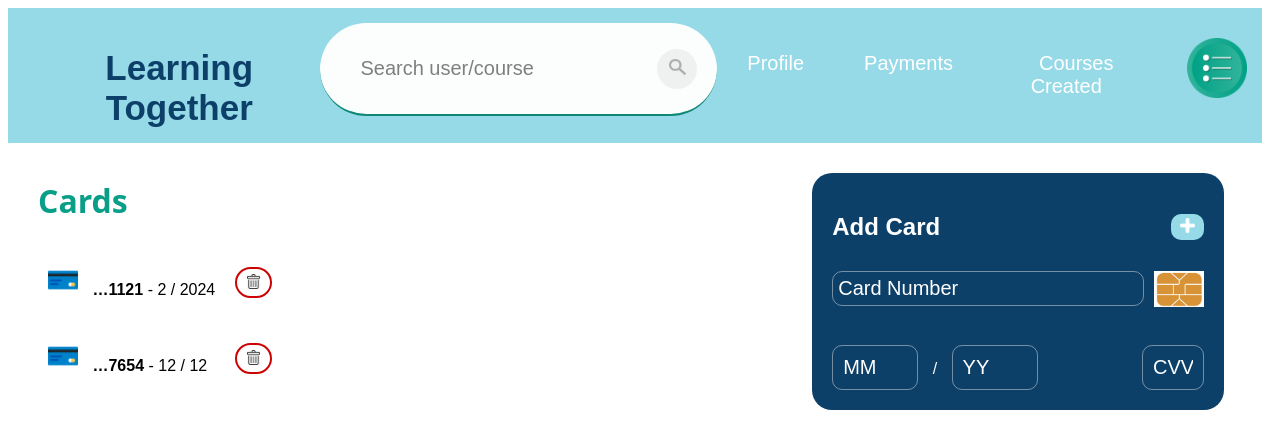
The page /managePaymentDetails (signed in) on the database as committed earlier.
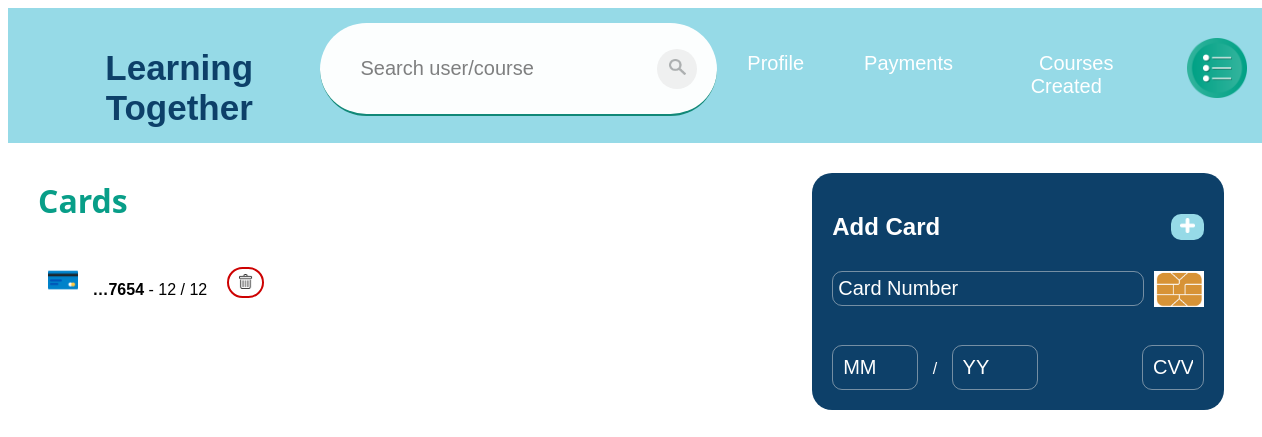
The same page on the database as committed later.
### app/models.py (models this page shows, shortened)
class PaymentDetails(models.Model):
    privateId = models.ForeignKey(Private, on_delete=models.CASCADE, null=True, blank=True)
    cardNumber = models.CharField(max_length=16)
    expirationMonth = models.SmallIntegerField()
    expirationYear = models.SmallIntegerField()
    cvv = models.SmallIntegerField()

### app/views.py (the view)
# urls.py: path('managePaymentDetails',views.managePaymentDetails,name="managePaymentDetails"),
def managePaymentDetails(request):
    if request.user.is_authenticated:
        profile = models.Profile.objects.filter(userId__exact=request.user.id)
        private = models.Private.objects.filter(profileId__exact=profile[0].id)
        paymentDetails = models.PaymentDetails.objects.filter(
            privateId__exact=private[0].id)
        return render(request, "app/managePaymentDetails.html", {'paymentDetails': paymentDetails, 'thisUser': True, 'userId': request.user.id, 'showOptions': True})
    return redirect('home')

### templates/app/managePaymentDetails.html (shortened to what this page needs)
{% extends 'app/base.html' %}
{% block content %}
{% load static %}
{% include 'app/navBar.html' with thisUser=thisUser userId=userId showOptions=showOptions %}
<div class="paymentDetails">
    <div class="details">
        <h2 class="paymentTitle">Cards</h2>
        {% if not paymentDetails %}
        <p style="color:rgba(0, 0, 0, 0.623)"><b>No Payment Details</b></p>
        {% else %}
        {% for card in paymentDetails %}
        <div class="payment">
            <p>
                <img class="card" src="{% static 'images/' %}card.png">
                <b>{{ card.cardNumber|slice:'::-1'|truncatechars:5|slice:'::-1' }}</b> - {{card.expirationMonth}} / {{card.expirationYear}}
            </p>
            <form style="margin-left: 20px;" method="POST" action="../deletePaymentDetail">
                <button id="deleteButton" class="btnG" type="submit" value="Delete"><img style="width:15px; padding:3px; margin-top: 1px;" src="{% static 'images/' %}garbage.png"></button>
            </form>
        </div>
        {% endfor %}
        {% endif %}
    </div>
    <section class="formContainer">
        <form method="POST" action="../saveNewPaymentDetail">
            <div class="payment">
                <h2>Add Card</h2>
                <button id="submitButton" class="btn" type="submit" ><img class="plus" src="{% static 'images/' %}Whiteplus.png"></button>
            </div>
            <div class="payment">
                <input class="inp" required type="text" maxlength="16" pattern="[0-9]{16}" name="cardNumber" placeholder="Card Number"><br><br>
                <img class="edit" src="{% static 'images/' %}chipCard.png">
            </div>
            <br>
            <input class="date" required type="number" min="1" max="12" name="expirationMonth" placeholder="MM"> /
            <input class="date" required type="number"  min="1" max="99" name="expirationYear" placeholder="YY ">
            <input class="cvv" required type="password" maxlength="3" name="cvv" placeholder="CVV"><br>
        </form>
    </section>
</div>
{% endblock %}

Rows that differ between the two databases and show on the page:
no longer on this page (row edited): PaymentDetails: cardNumber "…1121", expirationMonth "2", expirationYear "2024"
